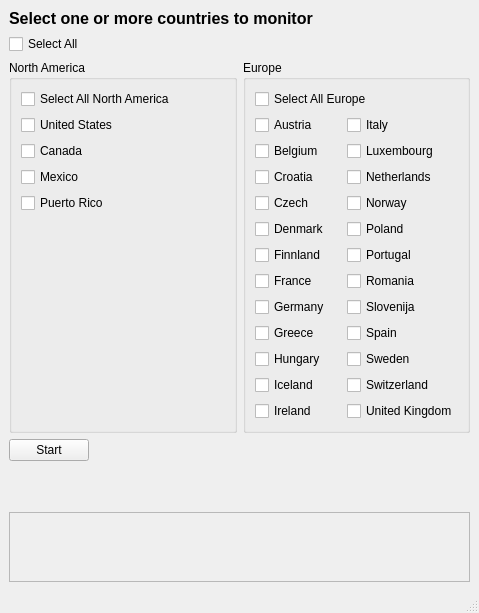
<?xml version="1.0" encoding="UTF-8"?>
<ui version="4.0">
    <class>MainWindow</class>
    <widget class="QMainWindow" name="MainWindow">
        <property name="geometry">
            <rect>
                <x>0</x>
                <y>0</y>
                <width>479</width>
                <height>613</height>
            </rect>
        </property>
        <property name="windowTitle">
            <string>TeslaWebsiteChecker</string>
        </property>
        <widget class="QWidget" name="centralwidget">
            <layout class="QVBoxLayout" name="verticalLayout_3">
                <item>
                    <widget class="QLabel" name="label_3">
                        <property name="font">
                            <font>
                                <pointsize>12</pointsize>
                                <weight>50</weight>
                                <bold>false</bold>
                            </font>
                        </property>
                        <property name="text">
                            <string>&lt;html&gt;&lt;head/&gt;&lt;body&gt;&lt;p&gt;&lt;span style=&quot; font-weight:600;&quot;&gt;Select
                                one or more countries to monitor&lt;/span&gt;&lt;/p&gt;&lt;/body&gt;&lt;/html&gt;
                            </string>
                        </property>
                    </widget>
                </item>
                <item>
                    <widget class="QCheckBox" name="checkBox_all">
                        <property name="text">
                            <string>Select All</string>
                        </property>
                    </widget>
                </item>
                <item>
                    <layout class="QHBoxLayout" name="horizontalLayout_2">
                        <item>
                            <widget class="QGroupBox" name="groupBox_2">
                                <property name="title">
                                    <string>North America</string>
                                </property>
                                <layout class="QVBoxLayout" name="verticalLayout_2">
                                    <item>
                                        <widget class="QCheckBox" name="checkBox_na">
                                            <property name="text">
                                                <string>Select All North America</string>
                                            </property>
                                        </widget>
                                    </item>
                                    <item>
                                        <widget class="QCheckBox" name="checkBox_na_US">
                                            <property name="text">
                                                <string>United States</string>
                                            </property>
                                        </widget>
                                    </item>
                                    <item>
                                        <widget class="QCheckBox" name="checkBox_na_CA">
                                            <property name="text">
                                                <string>Canada</string>
                                            </property>
                                        </widget>
                                    </item>
                                    <item>
                                        <widget class="QCheckBox" name="checkBox_na_MX">
                                            <property name="text">
                                                <string>Mexico</string>
                                            </property>
                                        </widget>
                                    </item>
                                    <item>
                                        <widget class="QCheckBox" name="checkBox_na_PR">
                                            <property name="text">
                                                <string>Puerto Rico</string>
                                            </property>
                                        </widget>
                                    </item>
                                    <item>
                                        <spacer name="verticalSpacer_2">
                                            <property name="orientation">
                                                <enum>Qt::Vertical</enum>
                                            </property>
                                            <property name="sizeHint" stdset="0">
                                                <size>
                                                    <width>20</width>
                                                    <height>40</height>
                                                </size>
                                            </property>
                                        </spacer>
                                    </item>
                                </layout>
                            </widget>
                        </item>
                        <item>
                            <widget class="QGroupBox" name="groupBox">
                                <property name="title">
                                    <string>Europe</string>
                                </property>
                                <layout class="QVBoxLayout" name="verticalLayout">
                                    <item>
                                        <widget class="QCheckBox" name="checkBox_eu">
                                            <property name="text">
                                                <string>Select All Europe</string>
                                            </property>
                                        </widget>
                                    </item>
                                    <item>
                                        <layout class="QGridLayout" name="gridLayout">
                                            <item row="0" column="0">
                                                <widget class="QCheckBox" name="checkBox_eu_AT">
                                                    <property name="text">
                                                        <string>Austria</string>
                                                    </property>
                                                </widget>
                                            </item>
                                            <item row="0" column="1">
                                                <widget class="QCheckBox" name="checkBox_eu_IT">
                                                    <property name="text">
                                                        <string>Italy</string>
                                                    </property>
                                                </widget>
                                            </item>
                                            <item row="1" column="0">
                                                <widget class="QCheckBox" name="checkBox_eu_BE">
                                                    <property name="text">
                                                        <string>Belgium</string>
                                                    </property>
                                                </widget>
                                            </item>
                                            <item row="1" column="1">
                                                <widget class="QCheckBox" name="checkBox_eu_LU">
                                                    <property name="text">
                                                        <string>Luxembourg</string>
                                                    </property>
                                                </widget>
                                            </item>
                                            <item row="2" column="0">
                                                <widget class="QCheckBox" name="checkBox_eu_HR">
                                                    <property name="text">
                                                        <string>Croatia</string>
                                                    </property>
                                                </widget>
                                            </item>
                                            <item row="2" column="1">
                                                <widget class="QCheckBox" name="checkBox_eu_NL">
                                                    <property name="text">
                                                        <string>Netherlands</string>
                                                    </property>
                                                </widget>
                                            </item>
                                            <item row="3" column="0">
                                                <widget class="QCheckBox" name="checkBox_eu_CZ">
                                                    <property name="text">
                                                        <string>Czech</string>
                                                    </property>
                                                </widget>
                                            </item>
                                            <item row="3" column="1">
                                                <widget class="QCheckBox" name="checkBox_eu_NO">
                                                    <property name="text">
                                                        <string>Norway</string>
                                                    </property>
                                                </widget>
                                            </item>
                                            <item row="4" column="0">
                                                <widget class="QCheckBox" name="checkBox_eu_DK">
                                                    <property name="text">
                                                        <string>Denmark</string>
                                                    </property>
                                                </widget>
                                            </item>
                                            <item row="4" column="1">
                                                <widget class="QCheckBox" name="checkBox_eu_PL">
                                                    <property name="text">
                                                        <string>Poland</string>
                                                    </property>
                                                </widget>
                                            </item>
                                            <item row="5" column="0">
                                                <widget class="QCheckBox" name="checkBox_eu_FI">
                                                    <property name="text">
                                                        <string>Finnland</string>
                                                    </property>
                                                </widget>
                                            </item>
                                            <item row="5" column="1">
                                                <widget class="QCheckBox" name="checkBox_eu_PT">
                                                    <property name="text">
                                                        <string>Portugal</string>
                                                    </property>
                                                </widget>
                                            </item>
                                            <item row="6" column="0">
                                                <widget class="QCheckBox" name="checkBox_eu_FR">
                                                    <property name="text">
                                                        <string>France</string>
                                                    </property>
                                                </widget>
                                            </item>
                                            <item row="6" column="1">
                                                <widget class="QCheckBox" name="checkBox_eu_RO">
                                                    <property name="text">
                                                        <string>Romania</string>
                                                    </property>
                                                </widget>
                                            </item>
                                            <item row="7" column="0">
                                                <widget class="QCheckBox" name="checkBox_eu_DE">
                                                    <property name="text">
                                                        <string>Germany</string>
                                                    </property>
                                                </widget>
                                            </item>
                                            <item row="7" column="1">
                                                <widget class="QCheckBox" name="checkBox_eu_SL">
                                                    <property name="text">
                                                        <string>Slovenija</string>
                                                    </property>
                                                </widget>
                                            </item>
                                            <item row="8" column="0">
                                                <widget class="QCheckBox" name="checkBox_eu_GR">
                                                    <property name="text">
                                                        <string>Greece</string>
                                                    </property>
                                                </widget>
                                            </item>
                                            <item row="8" column="1">
                                                <widget class="QCheckBox" name="checkBox_eu_ES">
                                                    <property name="text">
                                                        <string>Spain</string>
                                                    </property>
                                                </widget>
                                            </item>
                                            <item row="9" column="0">
                                                <widget class="QCheckBox" name="checkBox_eu_HU">
                                                    <property name="text">
                                                        <string>Hungary</string>
                                                    </property>
                                                </widget>
                                            </item>
                                            <item row="9" column="1">
                                                <widget class="QCheckBox" name="checkBox_eu_SE">
                                                    <property name="text">
                                                        <string>Sweden</string>
                                                    </property>
                                                </widget>
                                            </item>
                                            <item row="10" column="0">
                                                <widget class="QCheckBox" name="checkBox_eu_IS">
                                                    <property name="text">
                                                        <string>Iceland</string>
                                                    </property>
                                                </widget>
                                            </item>
                                            <item row="10" column="1">
                                                <widget class="QCheckBox" name="checkBox_eu_CH">
                                                    <property name="text">
                                                        <string>Switzerland</string>
                                                    </property>
                                                </widget>
                                            </item>
                                            <item row="11" column="0">
                                                <widget class="QCheckBox" name="checkBox_eu_IE">
                                                    <property name="text">
                                                        <string>Ireland</string>
                                                    </property>
                                                </widget>
                                            </item>
                                            <item row="11" column="1">
                                                <widget class="QCheckBox" name="checkBox_eu_GB">
                                                    <property name="text">
                                                        <string>United Kingdom</string>
                                                    </property>
                                                </widget>
                                            </item>
                                        </layout>
                                    </item>
                                </layout>
                            </widget>
                        </item>
                    </layout>
                </item>
                <item>
                    <layout class="QHBoxLayout" name="horizontalLayout_3">
                        <item>
                            <widget class="QPushButton" name="pushButton_start">
                                <property name="text">
                                    <string>Start</string>
                                </property>
                            </widget>
                        </item>
                        <item>
                            <spacer name="horizontalSpacer">
                                <property name="orientation">
                                    <enum>Qt::Horizontal</enum>
                                </property>
                                <property name="sizeHint" stdset="0">
                                    <size>
                                        <width>40</width>
                                        <height>20</height>
                                    </size>
                                </property>
                            </spacer>
                        </item>
                    </layout>
                </item>
                <item>
                    <spacer name="verticalSpacer">
                        <property name="orientation">
                            <enum>Qt::Vertical</enum>
                        </property>
                        <property name="sizeHint" stdset="0">
                            <size>
                                <width>20</width>
                                <height>40</height>
                            </size>
                        </property>
                    </spacer>
                </item>
                <item>
                    <widget class="QScrollArea" name="scrollArea">
                        <property name="widgetResizable">
                            <bool>true</bool>
                        </property>
                        <widget class="QWidget" name="scrollAreaWidgetContents">
                            <property name="geometry">
                                <rect>
                                    <x>0</x>
                                    <y>0</y>
                                    <width>453</width>
                                    <height>72</height>
                                </rect>
                            </property>
                            <layout class="QHBoxLayout" name="horizontalLayout">
                                <item>
                                    <widget class="QLabel" name="label_output">
                                        <property name="text">
                                            <string/>
                                        </property>
                                    </widget>
                                </item>
                            </layout>
                        </widget>
                    </widget>
                </item>
            </layout>
        </widget>
        <widget class="QMenuBar" name="menubar">
            <property name="geometry">
                <rect>
                    <x>0</x>
                    <y>0</y>
                    <width>479</width>
                    <height>37</height>
                </rect>
            </property>
        </widget>
        <widget class="QStatusBar" name="statusbar"/>
    </widget>
    <resources/>
    <connections/>
</ui>
